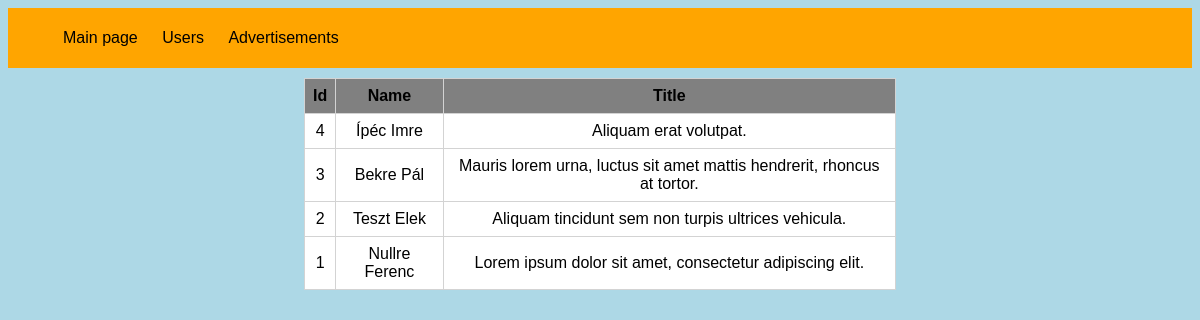
The app's page /advertisements.php with its own data.
### tables this page shows
CREATE TABLE `advertisements` (
  `id` int(11) NOT NULL,
  `userid` int(11) NOT NULL,
  `title` varchar(255) NOT NULL
);

CREATE TABLE `users` (
  `id` int(11) NOT NULL,
  `name` varchar(255) NOT NULL
);

### model/advertisement.php (called while the page is built)
<?php
  class Advertisement{
    public function getAdvertisements(){
      require ("config\connect.php");
      $array=array();
      $query_stmt="SELECT a.id, u.name, a.title FROM advertisements AS a, users AS u WHERE u.id=a.userid ORDER BY a.id DESC";
      $res=$connect->query($query_stmt);
      while($record=$res->fetch_assoc()){
        $array[]=$record;
      }
      return $array;
    }
  }
?>

### controller/advertisement_controller.php (called while the page is built)
<?php
  require ("./model/advertisement.php");
  class AdvertisementController{
    public function getAdvertisements(){
      $advertisement_object=new Advertisement;
      return $advertisement_object->getAdvertisements();
    }
  }
?>

### advertisements.php (the view)
<?php
  require ("controller/advertisement_controller.php");
  echo file_get_contents("view/top.html");
  $advert_cont_object=new AdvertisementController();
  echo '<table><tr><th>Id</th><th>Name</th><th>Title</th></tr>';
  foreach ($advert_cont_object->getAdvertisements() as $item){
    echo '<tr>
            <td>'.$item["id"].'</td>
            <td>'.$item["name"].'</td>
            <td>'.$item["title"].'</td>
          </tr>';
  }
  echo '</table>';
  echo file_get_contents("view/bottom.html");
?>

### view/style.css (style rules this page uses)
body { font-family: arial; background-color: lightblue; }
#menu { background-color: orange; padding: 5px; margin-bottom: 10px; }
ul { list-style-type: none; }
li a { color: black; text-decoration: none; }
li { display: inline; }
a { padding: 10px; }
#content { text-align: center; margin: auto; width: 50%; }
table { padding: 10px; margin: auto; border-collapse: collapse; border: solid 1px lightgrey; }
th, td { padding: 8px; border: solid 1px lightgrey; }
td { background-color: white; }
th { background-color: grey; }

### records on screen
advertisements: id "4", userid.name "Ípéc Imre", title "Aliquam erat volutpat."
advertisements: id "3", userid.name "Bekre Pál", title "Mauris lorem urna, luctus sit amet mattis hendrerit, rhoncus at tortor."
advertisements: id "2", userid.name "Teszt Elek", title "Aliquam tincidunt sem non turpis ultrices vehicula."
advertisements: id "1", userid.name "Nullre Ferenc", title "Lorem ipsum dolor sit amet, consectetur adipiscing elit."

### other values on screen
file_get_contents("view/top.html") "Main page Users Advertisements"
